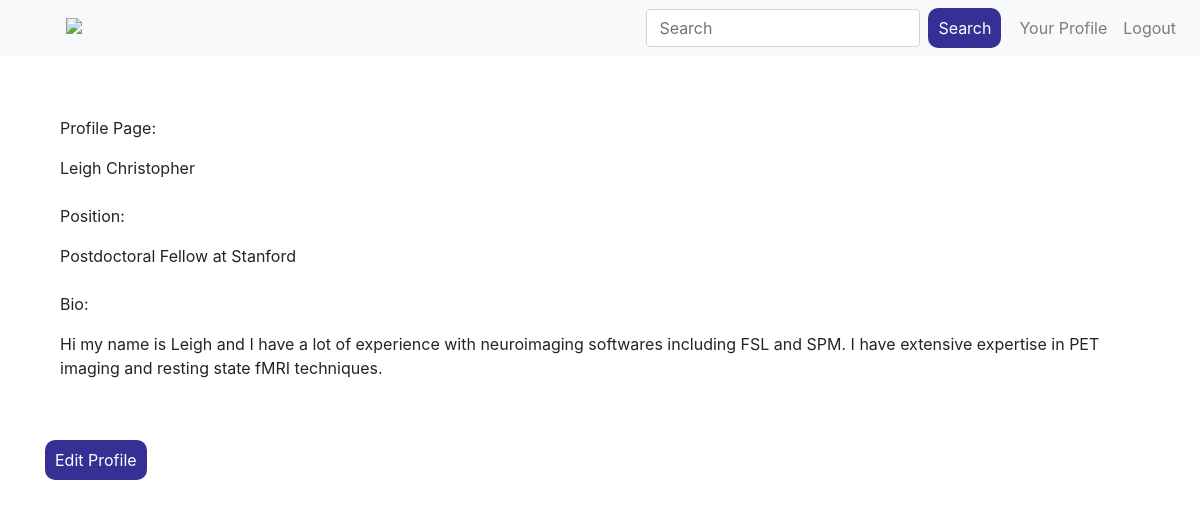
Page /users/profile/ (signed in) on the earlier database version.
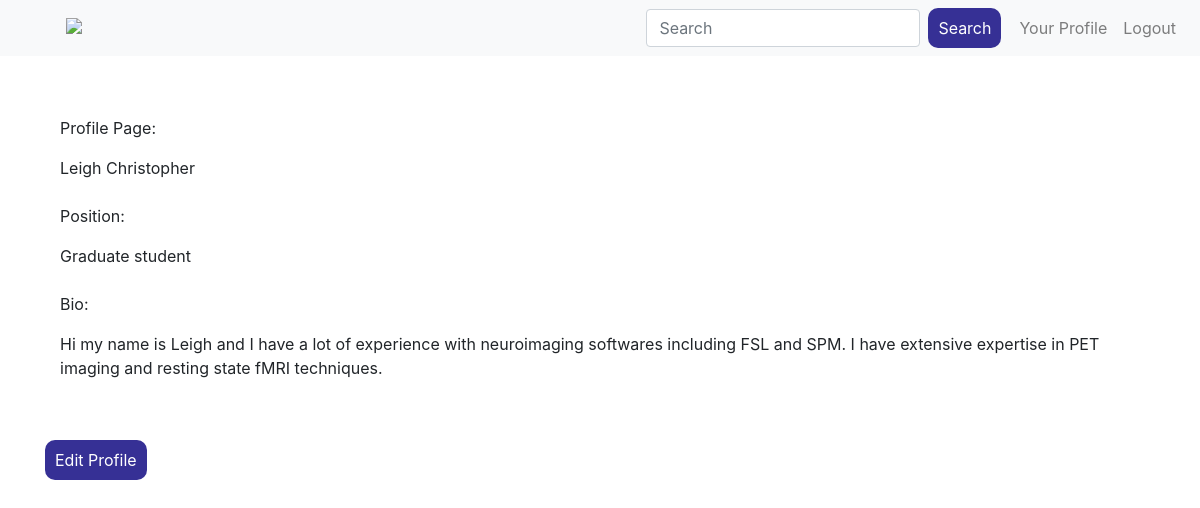
Same page on the later database version.
### users/models.py (models this page shows)
class CustomUser(AbstractUser):
    objects = CustomUserManager()
    position = models.CharField(max_length =50, null=True, default='')
    bio = models.CharField(max_length=300, null=True, default='')

### users/views.py (the view)
# urls.py: path('profile/', views.ProfileView.as_view(), name='profile'),
class ProfileView(TemplateView):
    template_name = "profile.html"

### templates/profile.html (shortened to what this page needs)
{% extends 'layout.html' %}
{% load static %}
{% block content %}
<div class="container" id = "profile">
    <p>Profile Page:</p>{{ user.first_name }}&nbsp{{ user.last_name }}<br><br>
    <p>Position:</p>{{ user.position }}<br><br>
    <p>Bio:</p>{{ user.bio }}
</div>
<div class ="container" id="edit_profile_button">
    <a href="{% url 'edit_profile' %}"><button type="submit" class="btn btn-primary">Edit Profile</button></a>
</div>
{% endblock %}

### templates/layout.html (shortened to what this page needs)
{% load static %}
<!doctype html>
<html>
<head>
    <link rel="stylesheet" href="{% static '/css/layout.css' %}">
    <link rel="stylesheet" href="https://maxcdn.bootstrapcdn.com/bootstrap/4.1.3/css/bootstrap.min.css">
    </head>
<body>
<div class ="site-container">
    <nav class="navbar navbar-expand-lg navbar-light bg-light">
        <a class="navbar-left logo" href="{% url 'home' %}"><img class="logo" src="/static/css/brand.jpg"></a>
          <div class="collapse navbar-collapse justify-content-end" id="navbarNavAltMarkup">
            <div class="navbar-nav">
                  {% if user.is_authenticated %}
                 <form class="form-inline my-2 my-lg-0">
                  <input class="form-control mr-sm-2" type="search" placeholder="Search">
                  <button class="btn btn-primary my-2 my-sm-0" id = "search" type="submit">Search</button>
                </form>
                  <a class="nav-item nav-link" href="{% url 'profile' %}">Your Profile</a>
                  <a class ="nav-item nav-link" href="{% url 'logout' %}">Logout</a>
                  {% else %}
                  <form class="form-inline my-2 my-lg-0">
                    <a  href="{% url 'signup' %}"><button class="btn btn-primary" type="button">Create a Free Account</button></a>
                  </form>
                  <a class ="nav-item nav-link" id="login" href="{% url 'login' %}">Log In</a>
                  {% endif %}
            </div>
          </div>
    </nav>
    {% block content %}{% endblock %}
    </div>
    </body>

### static/css/layout.css (style rules this page uses)
button.btn.btn-primary { padding: 8px 10px 8px 10px; margin-right: 10px; background-color: #363095; border: none; border-radius: 10px; }
body { height: 100%; background-image: url(scipertise_background_dark.jpg); background-size: cover; background-repeat: no-repeat; }
img.logo { height:58px; padding: 10px 12px 14px 50px; max-width:100%; }
div#profile.container { background-color: white; border-radius: 10px; padding:30px; margin-top: 30px; }
div#edit_profile_button.container { margin-top: 30px; }

Differences in the rows shown:
changed CustomUser "Leigh": position "Postdoctoral Fellow at Stanford" → "Graduate student"
